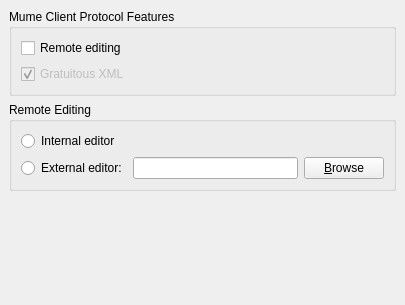
<?xml version="1.0" encoding="UTF-8"?>
<ui version="4.0">
 <class>MumeProtocolPage</class>
 <widget class="QWidget" name="MumeProtocolPage">
  <property name="geometry">
   <rect>
    <x>0</x>
    <y>0</y>
    <width>405</width>
    <height>305</height>
   </rect>
  </property>
  <property name="sizePolicy">
   <sizepolicy hsizetype="Minimum" vsizetype="Minimum">
    <horstretch>0</horstretch>
    <verstretch>0</verstretch>
   </sizepolicy>
  </property>
  <property name="minimumSize">
   <size>
    <width>0</width>
    <height>0</height>
   </size>
  </property>
  <property name="windowTitle">
   <string>Form1</string>
  </property>
  <layout class="QVBoxLayout">
   <property name="spacing">
    <number>6</number>
   </property>
   <property name="leftMargin">
    <number>9</number>
   </property>
   <property name="topMargin">
    <number>9</number>
   </property>
   <property name="rightMargin">
    <number>9</number>
   </property>
   <property name="bottomMargin">
    <number>9</number>
   </property>
   <item>
    <widget class="QGroupBox" name="groupBox_2">
     <property name="title">
      <string>Mume Client Protocol Features</string>
     </property>
     <layout class="QGridLayout">
      <property name="leftMargin">
       <number>9</number>
      </property>
      <property name="topMargin">
       <number>9</number>
      </property>
      <property name="rightMargin">
       <number>9</number>
      </property>
      <property name="bottomMargin">
       <number>9</number>
      </property>
      <property name="spacing">
       <number>6</number>
      </property>
      <item row="1" column="0">
       <widget class="QCheckBox" name="remoteEditCheckBox">
        <property name="text">
         <string>Remote editing</string>
        </property>
       </widget>
      </item>
      <item row="2" column="0">
       <widget class="QCheckBox" name="xmlSupportCheckBox">
        <property name="enabled">
         <bool>false</bool>
        </property>
        <property name="text">
         <string>Gratuitous XML</string>
        </property>
        <property name="checkable">
         <bool>true</bool>
        </property>
        <property name="checked">
         <bool>true</bool>
        </property>
       </widget>
      </item>
     </layout>
    </widget>
   </item>
   <item>
    <widget class="QGroupBox" name="groupBox">
     <property name="title">
      <string>Remote Editing</string>
     </property>
     <layout class="QGridLayout" name="gridLayout_1">
      <item row="3" column="0">
       <widget class="QRadioButton" name="externalEditorRadioButton">
        <property name="text">
         <string>External editor:</string>
        </property>
        <attribute name="buttonGroup">
         <string notr="true">buttonGroup</string>
        </attribute>
       </widget>
      </item>
      <item row="3" column="1">
       <widget class="QLineEdit" name="externalEditorCommand"/>
      </item>
      <item row="3" column="2">
       <widget class="QPushButton" name="externalEditorBrowseButton">
        <property name="text">
         <string>&amp;Browse</string>
        </property>
       </widget>
      </item>
      <item row="2" column="0" colspan="3">
       <widget class="QRadioButton" name="internalEditorRadioButton">
        <property name="text">
         <string>Internal editor</string>
        </property>
        <attribute name="buttonGroup">
         <string notr="true">buttonGroup</string>
        </attribute>
       </widget>
      </item>
     </layout>
    </widget>
   </item>
   <item>
    <spacer>
     <property name="orientation">
      <enum>Qt::Vertical</enum>
     </property>
     <property name="sizeHint" stdset="0">
      <size>
       <width>341</width>
       <height>31</height>
      </size>
     </property>
    </spacer>
   </item>
  </layout>
 </widget>
 <tabstops>
  <tabstop>remoteEditCheckBox</tabstop>
  <tabstop>xmlSupportCheckBox</tabstop>
  <tabstop>internalEditorRadioButton</tabstop>
  <tabstop>externalEditorRadioButton</tabstop>
  <tabstop>externalEditorCommand</tabstop>
 </tabstops>
 <resources/>
 <connections/>
 <buttongroups>
  <buttongroup name="buttonGroup"/>
 </buttongroups>
</ui>
